Frame 1 (no input): blank canvas, image omitted
Frame 60 (no input): blank canvas, image omitted
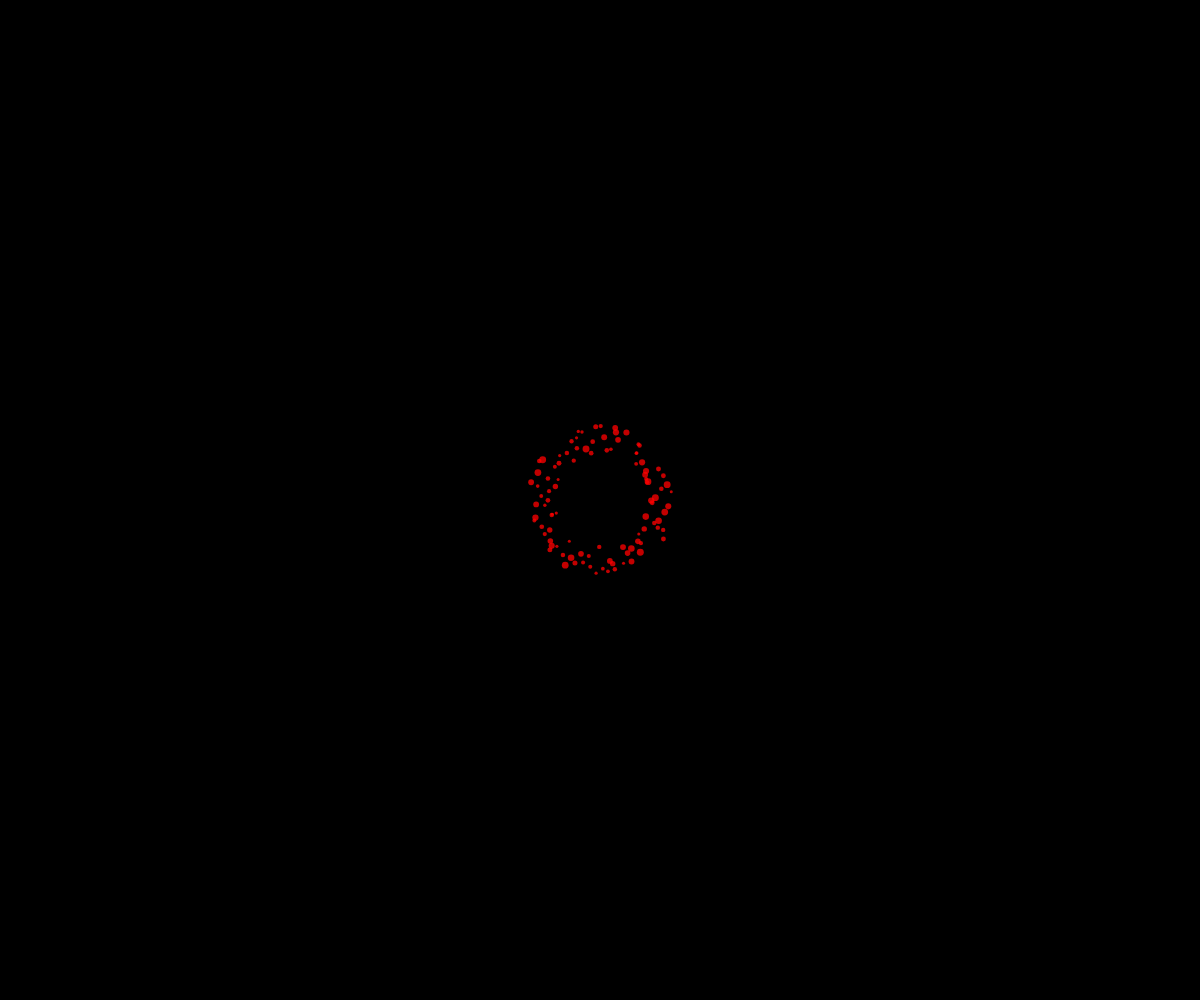
Frame 120 (the mouse pressed at the canvas centre since frame 60)

The p5.js sketch whose frames 1 and 60 were blank and that drew this single picture after the mouse press (run headless with seeded random() and noise() and a simulated clock; from frame 60 on, the mouse is pressed at the canvas centre):

// p5.js sketch
// ── sketch.js
// Fireworks OOP Demo

let fireworks = [];

function setup() {
  createCanvas(windowWidth, windowHeight);
}

function draw() {
  background("black");

  for (let i = fireworks.length-1; i >= 0; i--) {
    if (fireworks[i].isDead()) {
      fireworks.splice(i, 1);
    }
    else {
      fireworks[i].move();
      fireworks[i].display();
    }
  }
}

function mousePressed() {
  angleMode(DEGREES);
  let numberOfFireworks = 100;
  let theta = 0;
  for (let i=0; i<numberOfFireworks; i++) {
    let dx = cos(theta + random(-1, 1)) * random(0.75, 1.25);
    let dy = sin(theta + random(-1, 1)) * random(0.75, 1.25);

    let myParticle = new Particle(mouseX, mouseY, dx, dy);
    fireworks.push(myParticle);

    theta += 360 / numberOfFireworks;
  }
}


class Particle {
  constructor(x, y, dx, dy) {
    this.x = x;
    this.y = y;
    this.size = random(3, 7);
    this.alpha = 255;
    this.theColor = color(255, 0, 0, this.alpha);
    this.dx = dx; //random(-5, 5);
    this.dy = dy; //random(-5, 5);
  }

  display() {
    noStroke();
    fill(this.theColor);
    circle(this.x, this.y, this.size);
  }

  move() {
    this.alpha--;
    this.theColor = color(255, 0, 0, this.alpha);

    this.x += this.dx;
    this.y += this.dy;
  }

  isDead() {
    return this.alpha < 0;
  }
}
